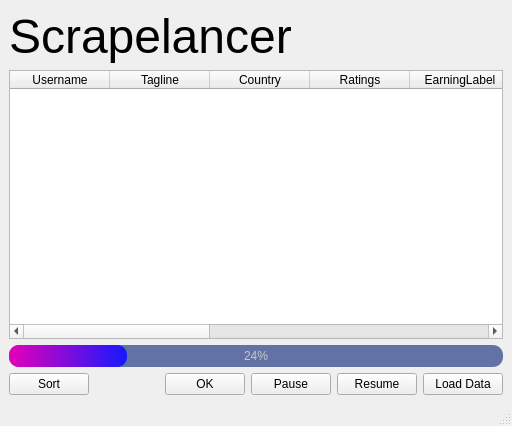
<?xml version="1.0" encoding="UTF-8"?>
<ui version="4.0">
 <class>MainWindow</class>
 <widget class="QMainWindow" name="MainWindow">
  <property name="geometry">
   <rect>
    <x>0</x>
    <y>0</y>
    <width>512</width>
    <height>426</height>
   </rect>
  </property>
  <property name="windowTitle">
   <string>MainWindow</string>
  </property>
  <widget class="QWidget" name="centralwidget">
   <layout class="QVBoxLayout" name="verticalLayout">
    <item>
     <widget class="QLabel" name="label">
      <property name="enabled">
       <bool>true</bool>
      </property>
      <property name="font">
       <font>
        <pointsize>36</pointsize>
       </font>
      </property>
      <property name="text">
       <string>Scrapelancer</string>
      </property>
     </widget>
    </item>
    <item>
     <widget class="QTableWidget" name="tableWidget">
      <property name="enabled">
       <bool>true</bool>
      </property>
      <property name="styleSheet">
       <string notr="true"/>
      </property>
      <property name="autoScroll">
       <bool>false</bool>
      </property>
      <property name="sortingEnabled">
       <bool>true</bool>
      </property>
      <property name="cornerButtonEnabled">
       <bool>false</bool>
      </property>
      <column>
       <property name="text">
        <string>Username</string>
       </property>
      </column>
      <column>
       <property name="text">
        <string>Tagline</string>
       </property>
      </column>
      <column>
       <property name="text">
        <string>Country</string>
       </property>
      </column>
      <column>
       <property name="text">
        <string>Ratings</string>
       </property>
      </column>
      <column>
       <property name="text">
        <string>EarningLabel</string>
       </property>
      </column>
      <column>
       <property name="text">
        <string>Reviews</string>
       </property>
      </column>
      <column>
       <property name="text">
        <string>Rate</string>
       </property>
      </column>
      <column>
       <property name="text">
        <string>description</string>
       </property>
      </column>
      <column>
       <property name="text">
        <string>skills</string>
       </property>
      </column>
      <column>
       <property name="text">
        <string>imgSrc</string>
       </property>
      </column>
     </widget>
    </item>
    <item>
     <widget class="QProgressBar" name="progressBar">
      <property name="enabled">
       <bool>true</bool>
      </property>
      <property name="styleSheet">
       <string notr="true">QProgressBar{
            background-color: rgb(98,114,164);
            color: rgb(200, 200, 200);
            border-style: none;
            border-radius: 10px;
           text-align: center;
           
}

QProgressBar::chunk{	
            background-color: qlineargradient(spread:pad, x1:0, y1:0, x2:1, y2:0, stop:0.0170455 rgba(226, 0, 185, 255), stop:1 rgba(21, 25, 255, 255));
            border-radius: 10px;
            
}</string>
      </property>
      <property name="value">
       <number>24</number>
      </property>
     </widget>
    </item>
    <item>
     <layout class="QHBoxLayout" name="horizontalLayout">
      <item>
       <widget class="QPushButton" name="pushButton_3">
        <property name="text">
         <string>Sort</string>
        </property>
       </widget>
      </item>
      <item>
       <spacer name="horizontalSpacer">
        <property name="enabled">
         <bool>true</bool>
        </property>
        <property name="orientation">
         <enum>Qt::Horizontal</enum>
        </property>
        <property name="sizeHint" stdset="0">
         <size>
          <width>40</width>
          <height>20</height>
         </size>
        </property>
       </spacer>
      </item>
      <item>
       <widget class="QPushButton" name="pushButton_2">
        <property name="enabled">
         <bool>true</bool>
        </property>
        <property name="text">
         <string>OK</string>
        </property>
       </widget>
      </item>
      <item>
       <widget class="QPushButton" name="pushButton_4">
        <property name="text">
         <string>Pause</string>
        </property>
       </widget>
      </item>
      <item>
       <widget class="QPushButton" name="pushButton_5">
        <property name="text">
         <string>Resume</string>
        </property>
       </widget>
      </item>
      <item>
       <widget class="QPushButton" name="pushButton">
        <property name="enabled">
         <bool>true</bool>
        </property>
        <property name="text">
         <string>Load Data</string>
        </property>
       </widget>
      </item>
     </layout>
    </item>
   </layout>
  </widget>
  <widget class="QMenuBar" name="menubar">
   <property name="geometry">
    <rect>
     <x>0</x>
     <y>0</y>
     <width>512</width>
     <height>21</height>
    </rect>
   </property>
  </widget>
  <widget class="QStatusBar" name="statusbar"/>
 </widget>
 <resources/>
 <connections/>
</ui>
